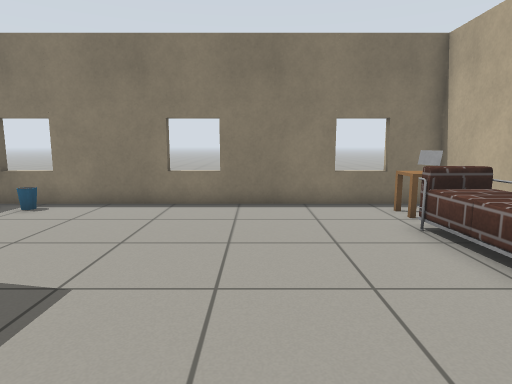
[1] (above)

16 first-person views from a walk through a Gazebo world. The camera is 0.9 m above the floor, tilts 8° down and sees 75° across. The floor is counted in squares, 0.5 m on a side. Each view is taken from the middle of a square. On the plan, view 1 faces up. The plan holds only what a view shows up to about 17 squares ahead; the rest is blank. Simple shapes stand in for some stock models. Some surface patterns are stand-ins.

[2]
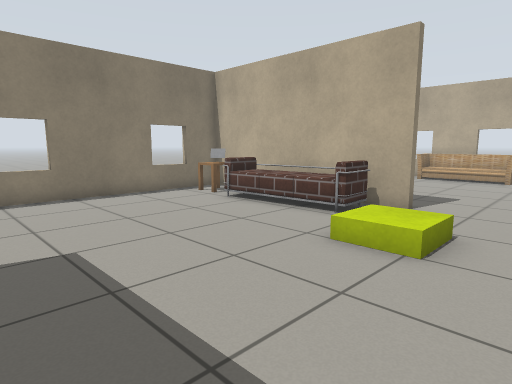

[3]
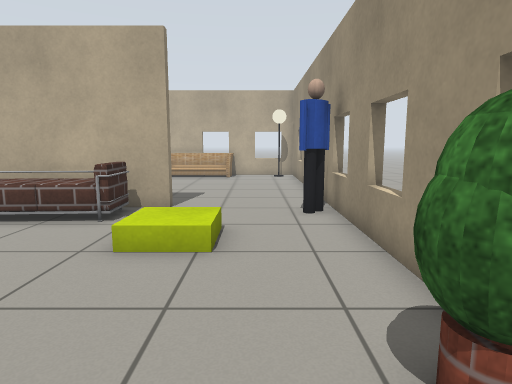

[4]
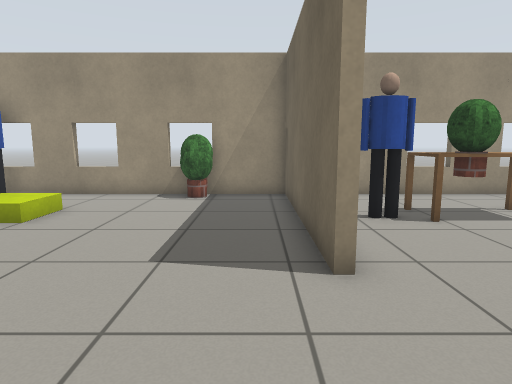

[5]
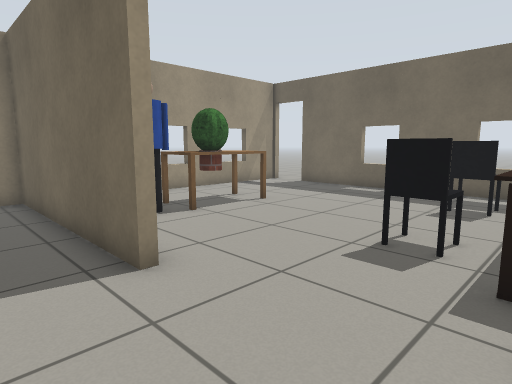

[6]
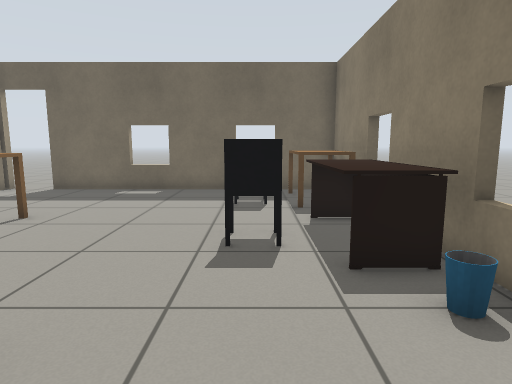

[7]
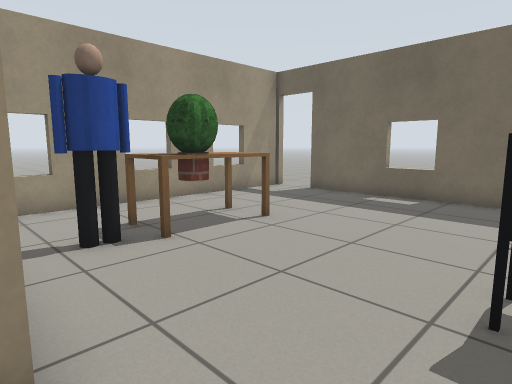

[8]
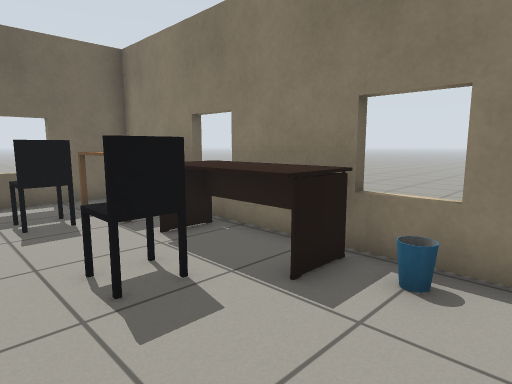

[9]
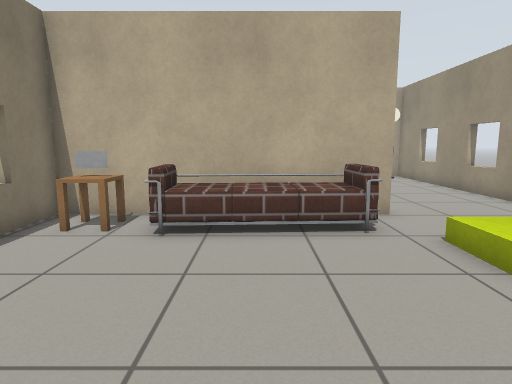

[10]
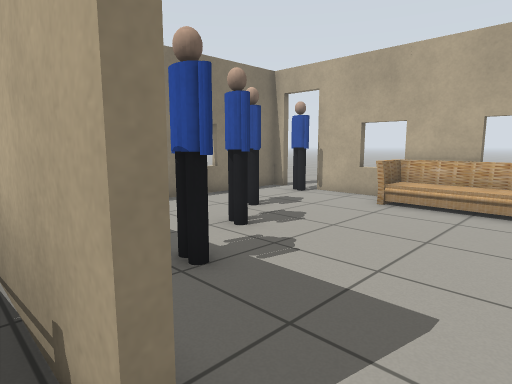

[11]
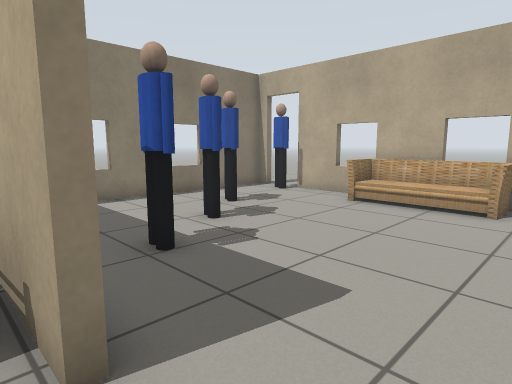

[12]
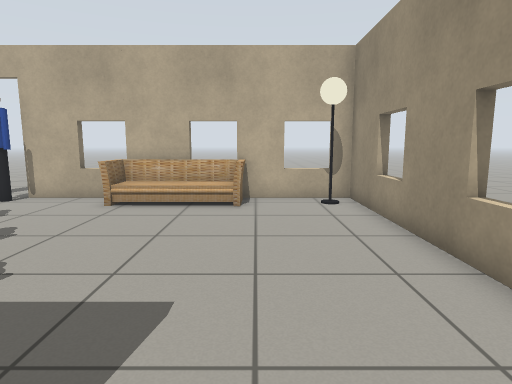

[13]
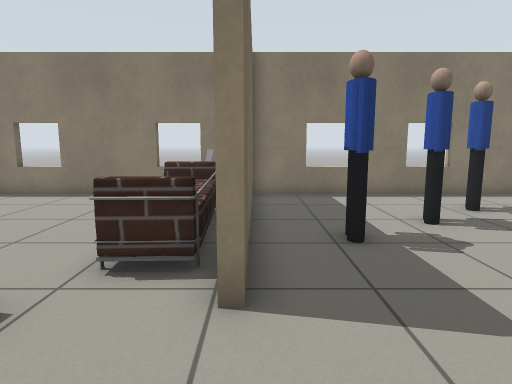

[14]
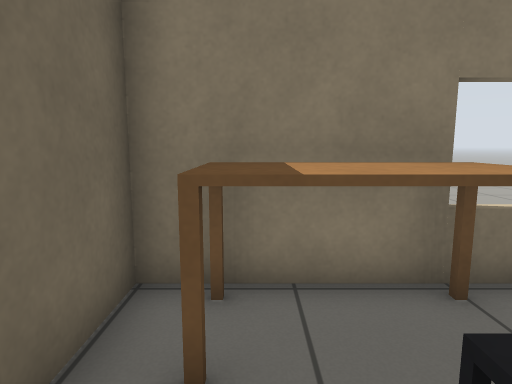

[15]
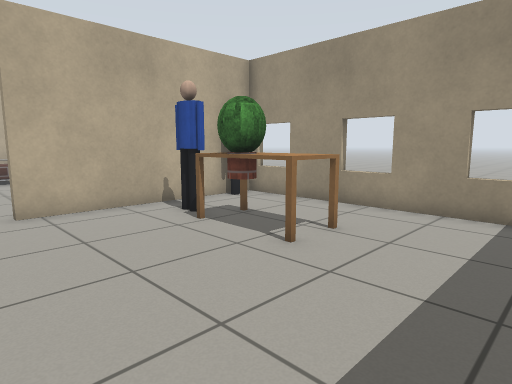

[16]
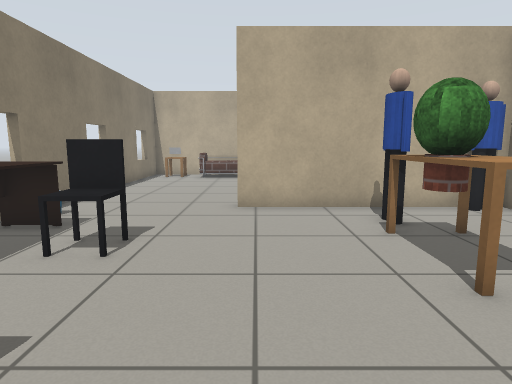

### Floor plan
Points are (right, up) in squares from view 1. A wall is a line through its corners. A room is listed if a view was taken in it or the views show most of it. See-through windows are left out.
Room 1 (views 1, 2, 3, 4, 5, 6, 7, 8, 9, 10, 11, 12, 13)
walls: (-5.4, 4.5) (-5.1, 4.5) (-5.1, -3.2) (4.6, -3.2); (5.9, 1.5) (5.6, 1.5) (5.6, 10.2) (-5.4, 10.2); (5.6, -3.2) (6.6, -3.2)
ways out: opening at (-5, 7) to room 2; opening at (6, -0.5) to room 3
objects: plant (-2, -2); yellow box (2, 0) to (3, 1); sofa (4, 3) to (5, 7); side table (4, 8) to (5, 8); grey box (4, 9) to (5, 9); person (5, -3) to (5, -2)
Room 2 (views 14, 15, 16)
walls: (-5.4, 10.2) (-16.6, 10.2) (-16.6, -1.4); (-17, -3.2) (-5.4, -3.2) (-5.4, 4.5)
ways out: opening at (-5, 7) to room 1; open door at (-17, -2.5)
objects: table (-15, 8) to (-13, 9); office chair (-14, 7) to (-13, 7); table (-11, 0) to (-11, 1); desk (-11, 8) to (-8, 9); plant (-10, 0) to (-9, 1); office chair (-10, 7) to (-9, 7); table (-8, 0); person (-8, 1) to (-7, 1); person (-6, -2); bin (-6, 9)
Room 3 (no view inside)
walls: (16.3, 4.4) (16.3, 7.5); (5.9, 7) (5.9, 1.5); (16.7, 6) (16.2, 6); (5.9, 9.2) (5.9, 8.7); (16.7, 9.6) (16.3, 9.6); (16.3, 10.2) (5.9, 10.2); (6.6, -3.2) (16.3, -3.2) (16.3, 0.5)
ways out: opening at (6, -0.5) to room 1; open door at (17, 8.5)
objects: person (8, 4) to (8, 5); person (10, 5) to (10, 6); person (12, 7) to (12, 8); lamp (15, -2); sofa (15, 1) to (16, 4); person (16, 8) to (16, 9)

Where each view was taken, in squares from view 1:
view 1: 0 up, 0 right, facing up
view 2: 2 down, 4 left, facing up-right
view 3: 1 down, 4 left, facing right
view 4: 9 up, 4 left, facing down
view 5: 9 up, 3 left, facing down-left
view 6: 7 up, 3 left, facing left
view 7: 7 up, 5 left, facing down-left
view 8: 5 up, 5 left, facing up-left
view 9: 5 up, 3 left, facing right
view 10: 0 up, 5 right, facing up-right
view 11: 1 down, 5 right, facing up-right
view 12: 0 up, 5 right, facing right
view 13: 2 down, 6 right, facing up
view 14: 6 up, 15 left, facing up
view 15: 6 up, 15 left, facing down-right
view 16: 4 up, 15 left, facing right
